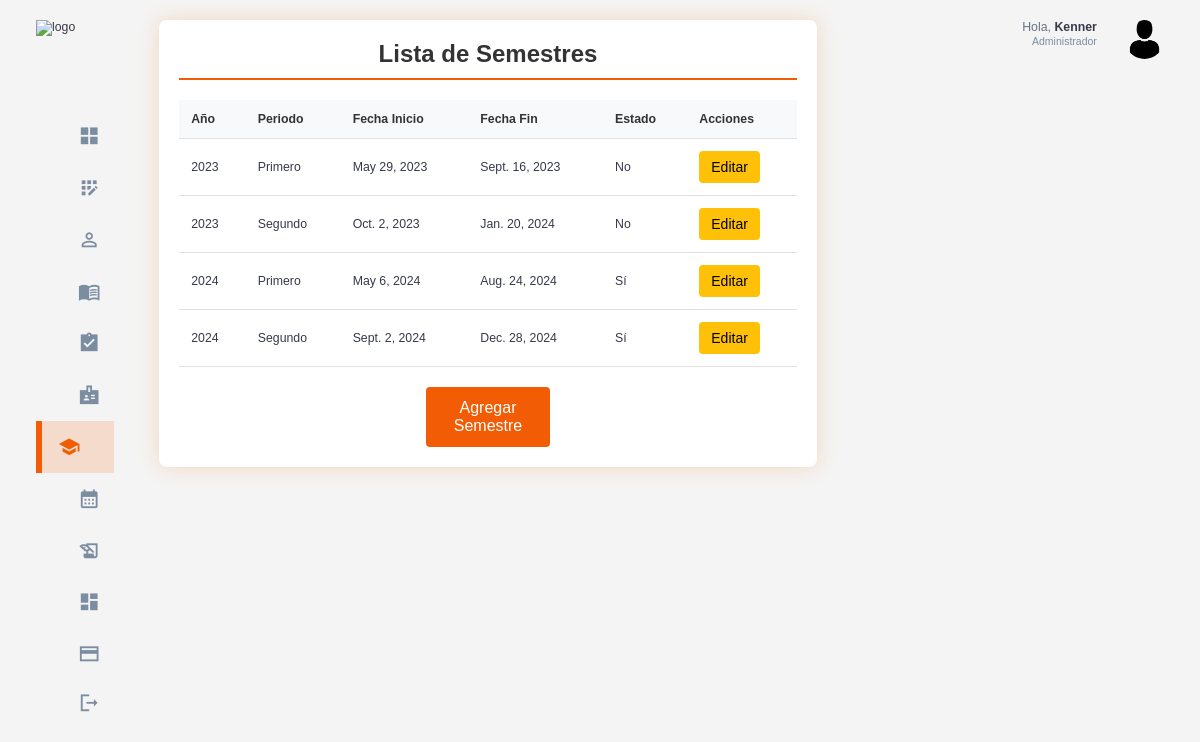
The app's page /semestre/ (signed in) with its own data.
### semestre/models.py (models this page shows, shortened)
class Semestre(models.Model):
    PERIODO_CHOICES = (
        ('I', 'Primero'),
        ('II', 'Segundo'),
    )
    año = models.PositiveIntegerField()  # Por ejemplo, 2024
    periodo = models.CharField(max_length=2, choices=PERIODO_CHOICES)  # I o II
    fecha_inicio = models.DateField()
    fecha_fin = models.DateField()
    estado = models.BooleanField(default=False)  # Indica si el semestre está activo
    class Meta:
        unique_together = ('año', 'periodo')  # Evita duplicados de año y periodo

### usuarios/models.py (models this page shows, shortened)
class Usuario(AbstractUser):
    id = models.AutoField(primary_key=True)
    rol = models.ForeignKey(Rol, on_delete=models.CASCADE, null=True, blank=False)

### usuarios/decorators.py (the view)
        def _wrapped_view(request, *args, **kwargs):
            if request.user.is_authenticated and (request.user.rol.nombre_rol == role or request.user.rol.is_admin):
                return view_func(request, *args, **kwargs)
            else:
                raise PermissionDenied  # Lanza un error si no tiene el rol correcto

### semestre/views.py (called while the page is built)
@login_required
@role_required('Administrador')
def listar_semestres(request):
    semestres = Semestre.objects.all()
    return render(request, 'Semestres/listar_semestres.html', {'semestres': semestres})

### templates/Semestres/listar_semestres.html (shortened to what this page needs)
{% extends 'base.html' %}
{% load static %}
{% block extra_css %}
    <link rel="stylesheet" href="{% static 'css/student_list.css' %}">
{% endblock %}-->
{% block content %}
<div class="student-list-container">
    <h2>Lista de Semestres</h2>
    <div class="table-responsive">
        <table class="student-table">
            <thead>
                <tr>
                    <th>Año</th>
                    <th>Periodo</th>
                    <th>Fecha Inicio</th>
                    <th>Fecha Fin</th>
                    <th>Estado</th>
                    <th>Acciones</th>
                </tr>
            </thead>
            <tbody>
                {% for semestre in semestres %}
                <tr>
                    <td>{{ semestre.año }}</td>
                    <td>{{ semestre.get_periodo_display }}</td>
                    <td>{{ semestre.fecha_inicio }}</td>
                    <td>{{ semestre.fecha_fin }}</td>
                    <td>{{ semestre.estado|yesno:"Sí,No" }}</td>
                    <td class="actions">
                        <a href="{% url 'editar_semestre' semestre.pk %}" class="btn btn-edit">Editar</a>
                    </td>
                </tr>
                {% endfor %}
            </tbody>
        </table>
    </div>
    <a href="{% url 'agregar_semestre' %}" class="btn btn-add">Agregar Semestre</a>
</div>
{% endblock %}

### templates/base.html (shortened to what this page needs)
{% load static %}
<!DOCTYPE html>
<html lang="en">
<head>
    <link rel="stylesheet" href="{% static 'css/base.css' %}">
    {% block extra_css %}{% endblock %}
</head>
<body>
    <div class="container">
        <aside>
            <div class="top">
                <div class="logo">
                    <img src="/static/assets/logo_base.png" alt="logo">
                </div>
            </div>
            <div class="sidebar">
                <a href="{% url 'home_admin' %}" class="active">
                    <span class="material-icons-sharp">grid_view</span>
                </a>
                <a href="{% url 'registrar_usuario' %}" >
                    <span class="material-icons-sharp">app_registration</span>
                </a>
                <a href="{% url 'listar_estudiantes' %}">
                    <span class="material-icons-sharp">person_outline</span>
                </a>
                <a href="{% url 'listar_cursos' %}">
                    <span class="material-icons-sharp">menu_book</span>
                </a>
                <a href="{% url 'listar_estudiantes_historial' %}">
                    <span class="material-icons-sharp">assignment_turned_in</span>
                </a>
                <a href="{% url 'listar_profesores' %}">
                    <span class="material-icons-sharp">badge</span>
                </a>
                <a href="{% url 'listar_semestres' %}">
                    <span class="material-icons-sharp">school</span>
                </a>
                <a href="{% url 'listar_secciones' %}">
                    <span class="material-icons-sharp">calendar_month</span>
                <a href="{% url 'listar_matriculas' %}">
                    <span class="material-icons-sharp">history_edu</span>
                </a>
                <a href="{% url 'estadisticas_generales' %}">
                    <span class="material-icons-sharp">dashboard</span>
                <a href="{% url 'lista_pagos' %}">
                    <span class="material-icons-sharp">payment</span>
                </a>
                <a href="{% url 'signout' %}">
                    <span class="material-icons-sharp">logout</span>
                </a>
            </div>
        </aside>
        <main>
            {% block content %}
            {% endblock %}
        </main>
        <div class="right">
            <div class="top">
                <div class="profile">
                    <div class="info">
                        <p>Hola, <b>{{ request.user.username }}</b></p>
                        <small class="text-muted">Administrador</small>
                    </div>
                    <div class="profile-photo">
                        <img src="/static/assets/perfil_admin.png" alt="perfil_admin">
                    </div>
                </div>
            </div>
        </div>
    </div>
</body>
</html>

### static/css/base.css (style rules this page uses)
:root { --color-primary: #F25C05; --color-danger: #F26938; --color-success: #41f1b6; --color-warning: #F2A172; --color-white: #fff; --color-info-dark: #7d8da1; --color-info-light: #dce1eb; --color-dark: #363949; --color-light: #f2a1724f; --color-primary-variant: #8f5100; --color-dark-variant: #677483; --color-background: #f6f6f9; --card-border-radius: 2rem; --border-radius-1: 0.4rem; --border-radius-2: 0.8rem; --border-radius-3: 1.2rem; --card-padding: 1.8rem; --padding-1: 1.2rem; --box-shadow: 0 2rem 3rem var(--color-light) }
* { margin: 0; padding: 0; outline: 0; appearance: none; border: 0; text-decoration: none; list-style: none; box-sizing: border-box; }
html { font-size: 14px; }
body { width: 100vw; height: 100vh; font-family: Arial, sans-serif; font-size: 0.88rem; background: var(--color-background); user-select: none; overflow-x: hidden; color: var(--color-dark); }
.container { display: grid; width: 96%; margin: 0 auto; gap: 1.8rem; grid-template-columns: 16rem auto 23rem; }
a { color: var(--color-dark); }
img { display: block; width: 100%; }
h2 { font-size: 1.4rem; }
small { font-size: 0.75rem; }
.profile-photo { width: 2.8rem; height: 2.8rem; border-radius: 50%; overflow: hidden; }
.text-muted { color: var(--color-info-dark); }
p { color: var(--color-dark-variant); }
b { color: var(--color-dark); }
aside { height: 100vh; width: 16rem; }
aside .top { display: flex; align-items: center; justify-content: space-between; margin-top: 1.4rem; }
aside .logo { display: flex; gap: 0.8rem; }
aside .logo img { width: 12.5rem; height: 4.5rem; }
aside .sidebar { display: flex; flex-direction: column; height: 86vh; position: relative; top: 3rem; }
aside .sidebar a { display: flex; color: var(--color-info-dark); margin-left: 2rem; gap: 1rem; align-items: center; position: relative; height: 3.7rem; transition: all 300ms ease; padding: 0 1rem; white-space: nowrap; overflow: hidden; text-overflow: ellipsis; }
aside .sidebar a span { font-size: 1.6rem; transition: all 300ms ease; }
aside .sidebar a:last-child { position: absolute; bottom: 2rem; width: 100%; }
aside .sidebar a.active { background-color: var(--color-light); color: var(--color-primary); margin-left: 0; padding-left: calc(1rem - 3px); }
aside .sidebar a.active:before { content: ''; width: 6px; height: 100%; background: var(--color-primary); position: absolute; left: 0; }
aside .sidebar a.active span { color: var(--color-primary); margin-left: calc(1rem - 3px); }
main { margin-top: 1.4rem; }
.right { margin-top: 1.4rem; }
.right .top { display: flex; justify-content: end; gap: 2rem; }
.right .top .profile { display: flex; gap: 2rem; text-align: right; }
@media screen and (max-width: 1200px) { .container { width: 94%; grid-template-columns: 7rem auto 23rem; } }
@media screen and (max-width: 1200px) { aside .sidebar a { width: 5.6rem; } }
@media screen and (max-width: 1200px) { aside .sidebar a:last-child { position: relative; margin-top: 1.8rem; } }
@media screen and (max-width: 1200px) { aside .logo img { top: 10px; width: 8.2rem; height: 3.5rem; } }

### static/css/student_list.css (style rules this page uses)
body { margin: 0; padding: 0; font-family: Arial, sans-serif; background-color: #f4f4f4; }
.student-list-container { width: 100%; max-width: 1200px; margin: 0 auto; padding: 20px; background-color: #ffffff; border-radius: 8px; box-shadow: 0 0 20px rgba(243, 184, 128, 0.473); box-sizing: border-box; }
.student-list-container h2 { text-align: center; margin-bottom: 20px; padding-bottom: 10px; border-bottom: 2px solid #F25C05; color: #333; font-size: 24px; }
.table-responsive { overflow-x: auto; -webkit-overflow-scrolling: touch; }
.student-table { width: 100%; border-collapse: collapse; margin-bottom: 20px; }
.student-table th, .student-table td { padding: 12px; text-align: left; border-bottom: 1px solid #e0e0e0; }
.student-table th { background-color: #f8f9fa; font-weight: bold; color: #333; }
.actions { display: flex; flex-wrap: wrap; gap: 5px; }
.btn { display: inline-block; padding: 8px 12px; border: none; border-radius: 4px; cursor: pointer; font-size: 14px; text-decoration: none; transition: background-color 0.3s; text-align: center; }
.btn-edit { background-color: #ffc107; color: #000; }
.btn-add { background-color: #F25C05; color: #fff; padding: 12px 20px; font-size: 16px; display: block; width: 20%; margin: auto; }

### records on screen
Semestre: año "2023", periodo "Primero", fecha_inicio "May 29, 2023", fecha_fin "Sept. 16, 2023", estado "No"
Semestre: año "2023", periodo "Segundo", fecha_inicio "Oct. 2, 2023", fecha_fin "Jan. 20, 2024", estado "No"
Semestre: año "2024", periodo "Primero", fecha_inicio "May 6, 2024", fecha_fin "Aug. 24, 2024", estado "Sí"
Semestre: año "2024", periodo "Segundo", fecha_inicio "Sept. 2, 2024", fecha_fin "Dec. 28, 2024", estado "Sí"
Usuario: user.username "Kenner"
